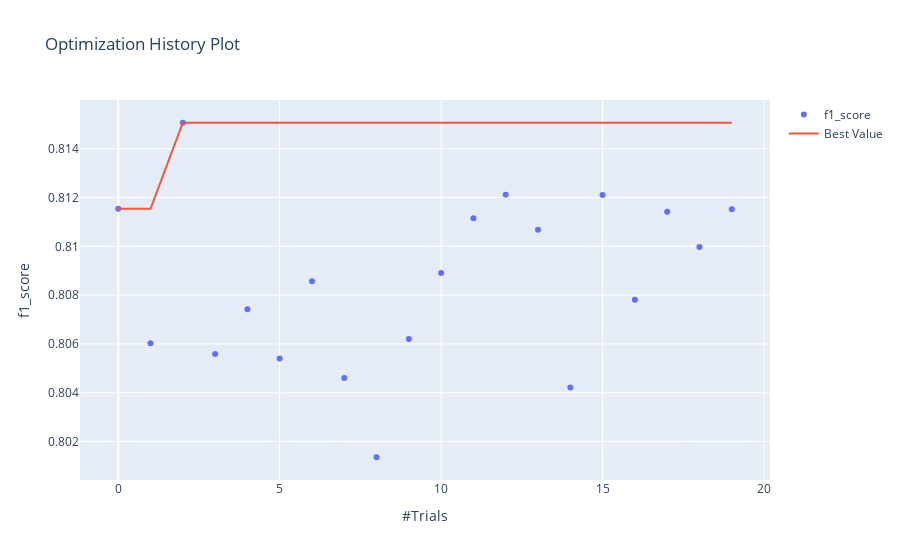

Source (notebook cell):
### Markdown cell above
Используем диаграмму, чтобы проверить, идет ли оптимизация гиперпараметров в правильном направлении или нет.

### Code cell
optuna.visualization.plot_optimization_history(study, target_name="f1_score")

### Figure 1 — Plotly figure (JSON) as saved in the notebook; plotly's stock layout.template omitted (floating-point values rounded to 4 significant figures)
{"data": [{"mode": "markers", "name": "f1_score", "type": "scatter", "x": [0, 1, 2, 3, 4, 5, 6, 7, 8, 9, 10, 11, 12, 13, 14, 15, 16, 17, 18, 19], "y": [0.8115, 0.806, 0.8151, 0.8056, 0.8074, 0.8054, 0.8086, 0.8046, 0.8014, 0.8062, 0.8089, 0.8111, 0.8121, 0.8107, 0.8042, 0.8121, 0.8078, 0.8114, 0.81, 0.8115]}, {"name": "Best Value", "type": "scatter", "x": [0, 1, 2, 3, 4, 5, 6, 7, 8, 9, 10, 11, 12, 13, 14, 15, 16, 17, 18, 19], "y": [0.8115, 0.8115, 0.8151, 0.8151, 0.8151, 0.8151, 0.8151, 0.8151, 0.8151, 0.8151, 0.8151, 0.8151, 0.8151, 0.8151, 0.8151, 0.8151, 0.8151, 0.8151, 0.8151, 0.8151]}], "layout": {"title": {"text": "Optimization History Plot"}, "xaxis": {"title": {"text": "#Trials"}}, "yaxis": {"title": {"text": "f1_score"}}}}
